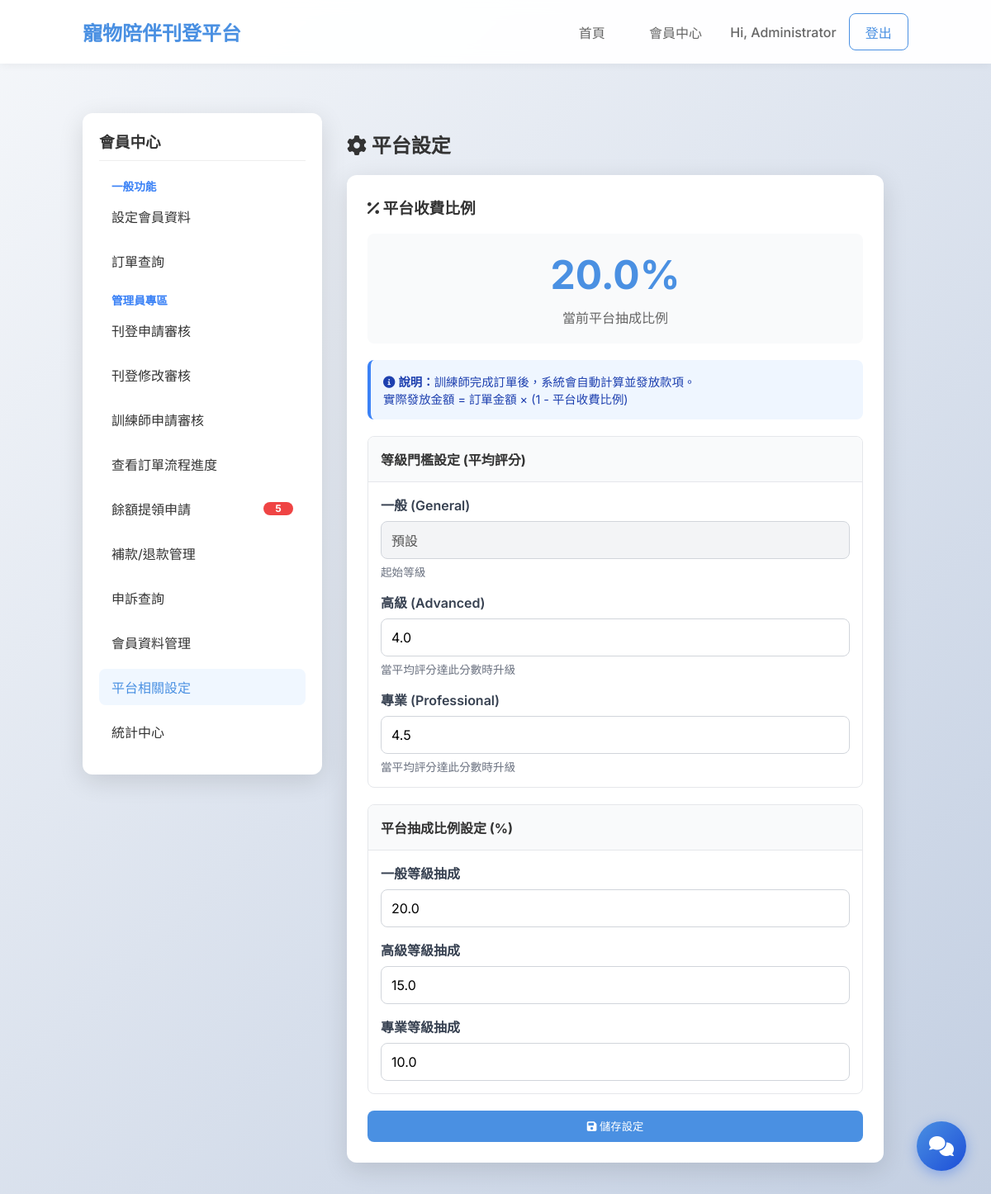
Screenshot of /admin/platform-settings (signed in) with the database file from the repository.
### tables this page shows
CREATE TABLE platform_settings (
                id INTEGER PRIMARY KEY AUTOINCREMENT,
                commission_rate REAL DEFAULT 15.0,
                updated_at TIMESTAMP DEFAULT CURRENT_TIMESTAMP
            , level_adv_threshold REAL DEFAULT 4.0, level_pro_threshold REAL DEFAULT 4.5, commission_general REAL DEFAULT 15.0, commission_advanced REAL DEFAULT 10.0, commission_professional REAL DEFAULT 5.0);

### pet_platform/blueprints/admin.py (the view, shortened to what this page needs)
@bp.route('/admin/platform-settings', methods=('GET', 'POST'))
@role_required(Role.ADMIN)
def admin_fee_settings():
    conn = get_db()
    settings = conn.execute('SELECT * FROM platform_settings LIMIT 1').fetchone()
    return render_template('admin_platform_settings.html',
                          title='平台相關設定',
                          active_page='fee_settings',
                          settings=dict(settings) if settings else {})

### pet_platform/context_processors.py (called while the page is built)
def inject_sidebar_counts():
    counts = {}
    if 'user_id' in session:
        try:
            counts = sidebar_counts(session['user_id'], session.get('user_role'))
        except Exception:
            current_app.logger.exception('Error injecting sidebar counts')
    return dict(sidebar_counts=counts)

### pet_platform/db.py (called while the page is built)
def get_db():
    if 'db' not in g:
        g.db = sqlite3.connect(current_app.config['DATABASE'])
        g.db.row_factory = sqlite3.Row
    return g.db

### pet_platform/services/stats_service.py (called while the page is built, shortened)
def sidebar_counts(user_id, role):
    conn = get_db()
    if role == Role.ADMIN:
        c = conn.execute(_ADMIN_COUNTS_SQL).fetchone()
        supplements = c['underpaid'] + c['paid_supplements']
        return {
            'admin_pending_listings': c['pending_listings'],
            'admin_pending_trainers': c['pending_trainers'],
            'admin_pending_withdrawals': c['pending_withdrawals'],
            'admin_pending_payments': c['pending_payments'],
            'admin_pending_modifications': c['pending_modifications'],
            'admin_tab_refund_count': c['refund_tasks'],
            'admin_tab_supplement_count': supplements,
            'admin_pending_refunds': c['refund_tasks'] + supplements,
        }

### templates/admin_platform_settings.html (shortened to what this page needs)
{% extends 'member_layout.html' %}
{% block member_content %}
<h2><i class="fas fa-cog"></i> 平台設定</h2>
<div class="card" style="max-width: 600px;">
    <h3 style="margin-top: 0;"><i class="fas fa-percentage"></i> 平台收費比例</h3>
    <div style="background: #f9fafb; padding: 20px; border-radius: 8px; margin-bottom: 20px;">
        <div style="text-align: center;">
            <div style="font-size: 3rem; font-weight: bold; color: var(--primary-color);">
                {{ settings.commission_rate }}%
            </div>
            <p style="color: #666; margin: 10px 0 0 0;">當前平台抽成比例</p>
        </div>
    </div>
    <div
        style="background: #eff6ff; padding: 15px; border-radius: 8px; margin-bottom: 20px; border-left: 4px solid #3b82f6;">
        <p style="margin: 0; font-size: 0.9rem; color: #1e40af;">
            <i class="fas fa-info-circle"></i>
            <strong>說明：</strong>訓練師完成訂單後，系統會自動計算並發放款項。<br>
            實際發放金額 = 訂單金額 × (1 - 平台收費比例)
        </p>
    </div>
    <form method="post">
        <div
            style="background: #fff; border: 1px solid #e5e7eb; border-radius: 8px; overflow: hidden; margin-bottom: 20px;">
            <div style="padding: 15px; background: #f9fafb; border-bottom: 1px solid #e5e7eb; font-weight: bold;">
                等級門檻設定 (平均評分)
            </div>
            <div style="padding: 15px; display: grid; gap: 15px;">
                <div class="form-group" style="margin-bottom: 0;">
                    <label>一般 (General)</label>
                    <input type="text" class="form-control" value="預設" disabled style="background: #f3f4f6;">
                    <small class="text-muted">起始等級</small>
                </div>
                <div class="form-group" style="margin-bottom: 0;">
                    <label for="level_adv_threshold">高級 (Advanced)</label>
                    <input type="number" id="level_adv_threshold" name="level_adv_threshold" class="form-control"
                        min="1" max="5" step="0.1" value="{{ settings.level_adv_threshold|default(4.0) }}" required>
                    <small class="text-muted">當平均評分達此分數時升級</small>
                </div>
                <div class="form-group" style="margin-bottom: 0;">
                    <label for="level_pro_threshold">專業 (Professional)</label>
                    <input type="number" id="level_pro_threshold" name="level_pro_threshold" class="form-control"
                        min="1" max="5" step="0.1" value="{{ settings.level_pro_threshold|default(4.5) }}" required>
                    <small class="text-muted">當平均評分達此分數時升級</small>
                </div>
            </div>
        </div>
        <div
            style="background: #fff; border: 1px solid #e5e7eb; border-radius: 8px; overflow: hidden; margin-bottom: 20px;">
            <div style="padding: 15px; background: #f9fafb; border-bottom: 1px solid #e5e7eb; font-weight: bold;">
                平台抽成比例設定 (%)
            </div>
            <div style="padding: 15px; display: grid; gap: 15px;">
                <div class="form-group" style="margin-bottom: 0;">
                    <label for="commission_general">一般等級抽成</label>
                    <input type="number" id="commission_general" name="commission_general" class="form-control" min="0"
                        max="100" step="0.1" value="{{ settings.commission_general|default(15.0) }}" required>
                </div>
                <div class="form-group" style="margin-bottom: 0;">
                    <label for="commission_advanced">高級等級抽成</label>
                    <input type="number" id="commission_advanced" name="commission_advanced" class="form-control"
                        min="0" max="100" step="0.1" value="{{ settings.commission_advanced|default(10.0) }}" required>
                </div>
                <div class="form-group" style="margin-bottom: 0;">
                    <label for="commission_professional">專業等級抽成</label>
                    <input type="number" id="commission_professional" name="commission_professional"
                        class="form-control" min="0" max="100" step="0.1"
                        value="{{ settings.commission_professional|default(5.0) }}" required>
                </div>
            </div>
        </div>
        <div style="display: flex; gap: 10px; margin-top: 20px;">
            <button type="submit" class="btn btn-primary" style="flex: 1;">
                <i class="fas fa-save"></i> 儲存設定
            </button>
        </div>
    </form>
</div>
{% endblock %}

### static/style.css (style rules this page uses)
:root { --primary-color: #4a90e2; --primary-hover: #357abd; --bg-color: #f4f7f6; --card-bg: rgba(255, 255, 255, 0.85); --text-color: #333; --text-muted: #666; --border-radius: 12px; --shadow: 0 8px 30px rgba(0, 0, 0, 0.12); --font-family: 'Inter', sans-serif; }
body { font-family: var(--font-family); background-color: var(--bg-color); background-image: linear-gradient(135deg, #f5f7fa 0%, #c3cfe2 100%); margin: 0; color: var(--text-color); min-height: 100vh; }
.btn { padding: 0.6rem 1.2rem; border-radius: 8px; text-decoration: none; font-weight: 500; transition: all 0.3s ease; cursor: pointer; border: none; }
.btn-primary { background-color: var(--primary-color); color: white; }
.form-group { margin-bottom: 1.2rem; }
.form-group label { display: block; margin-bottom: 0.5rem; font-weight: 500; color: var(--text-muted); }
.form-control { width: 100%; padding: 0.8rem; border: 1px solid #ddd; border-radius: 8px; font-size: 1rem; font-family: inherit; box-sizing: border-box; transition: border-color 0.3s; }
.card { background: white; padding: 25px; border-radius: var(--border-radius); box-shadow: var(--shadow); }

### templates/admin_platform_settings.html (style rules this page uses)
.form-group { margin-bottom: 20px; }
.form-group label { display: block; margin-bottom: 8px; font-weight: 600; color: #374151; }
.form-control { width: 100%; padding: 12px; border: 1px solid #d1d5db; border-radius: 8px; font-size: 1rem; transition: all 0.2s; }
.text-muted { display: block; margin-top: 5px; font-size: 0.85rem; color: #6b7280; }

### rows the page displays
platform_settings: commission_rate "20.0", level_adv_threshold "4.0", level_pro_threshold "4.5", commission_general "20.0", commission_advanced "15.0", commission_professional "10.0"

### other values shown
{{ session.get('user_name') }} "Administrator"
{{ sidebar_counts['admin_pending_withdrawals'] }} "5"
